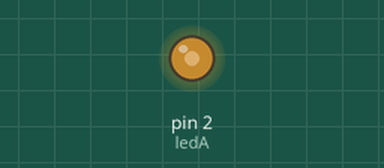
Bench run of a sketch on a simulated Arduino Uno, built with avr-gcc and run on an emulated ATmega328P. Shown: output pins drawn as LEDs (lit = HIGH).

Above: at 0.1 s.
At 5.1 s:
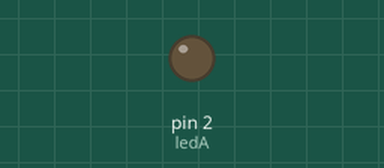
Timing chart, 0 to 6.6 s (numbered marks = the images above):
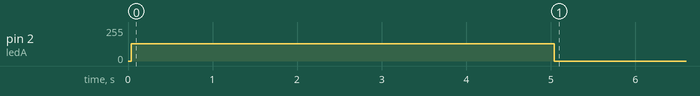

The sketch:

Cau1_a.ino
```cpp
#define ledA 2

unsigned long time_cur = 0;
unsigned long time_last = 0;
unsigned long time_ledA = 5000;

void setup() {
  pinMode(ledA, OUTPUT);
}

void loop() {
  time_cur = millis();
  if(time_cur - time_last < time_ledA){
    digitalWrite(ledA, !digitalRead(ledA));
    time_cur = time_last;
  } else {
    digitalWrite(ledA, LOW);
  }
}
```

Measured:
- by itself, pin 2 (ledA): 0/255 → 128/255 at 0.04 s, → 0/255 5.0 s later
